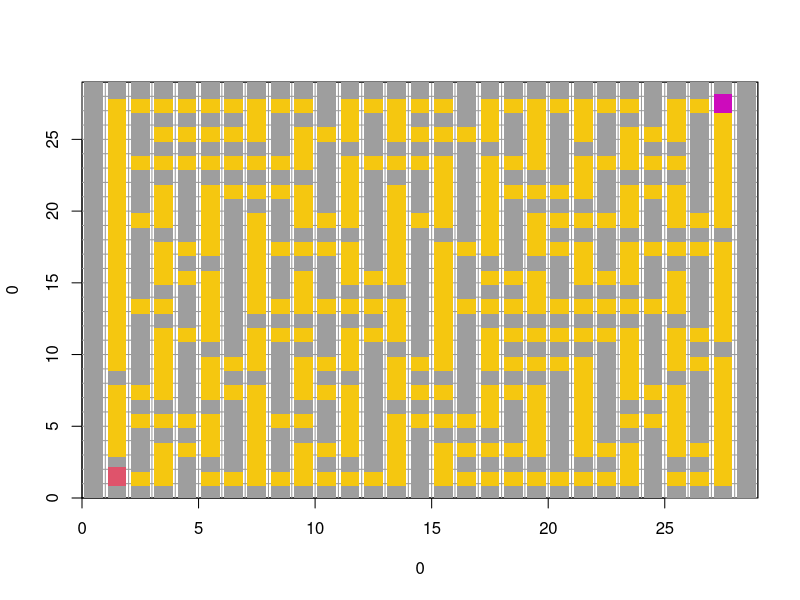

Generate this figure with R:


maze=function(size,cex_set=2.5){
  #initiate
  size2=2*size-3
  block_map=matrix(0,size,size)
  maze_map=matrix(1,size2,size2)
  for(i in 1:(size-2)){
    for(j in 1:(size-2)){
      maze_map[2*i,2*j]=0
    }
  }
  #四面的圍牆
  block_map[1,]=1
  block_map[size,]=1
  block_map[,1]=1
  block_map[,size]=1
  
  #上下左右操作
  move=list(c(-1,0),c(1,0),c(0,-1),c(0,1))
  
  #用於判斷操作是否越界
  in_map=function(x,y){
    return((1<=x)&&(x<=size)&&(1<=y)&&(y<=size))
  }
  
  #connect用於拆牆
  connect=function(x,y,xx,yy){
    maze_map[(x+xx)-2,(y+yy)-2]<<- 0 #原本是<<-
  }
  
  #用於計算該節點周圍有幾面牆
  neighbor_count=function(x,y){
    temp=0
    for(i in 1:4){
      if(in_map(x+move[[i]][1],y+move[[i]][2])){
        if(block_map[x+move[[i]][1],y+move[[i]]][2]==1){
          temp=temp+1
        }
      }
    }
    return(temp)
  }
  
  
  #前準備(?)
  dfs=function(x,y){
    print(c(x,y,neighbor_count(x,y)))
    if(neighbor_count(x,y)==4){return}
    direction=c(FALSE,FALSE,FALSE,FALSE)
    while(neighbor_count(x,y)<4){
      temp=-1
      
      while(temp==-1 || direction[temp]==TRUE){
        temp=sample(1:4,1)
      }
      
      xx=x+move[[temp]][1]
      yy=y+move[[temp]][2]
      
      if(in_map(xx,yy)&&block_map[xx,yy]==0){
        block_map[xx,yy]<<-1
        connect(x,y,xx,yy)
        dfs(xx,yy)
        
        direction[temp]=TRUE
        if(neighbor_count(x,y)==4){
          return
        }
      }
    }
    return
  }
  
  #設起點，並開始生成地圖矩陣
  block_map[2,2]=1
  dfs(2,2)
  
  #生成地圖
  windows()
  plot(0,0,xlim=c(0,size2),ylim=c(0,size2),type="n",xaxs="i",yaxs="i")
  for(i in 1:(size2-1)){
    abline(h=i,col="gray60") #水平線
    abline(v=i,col="gray60")
  }
  abline(h=size2)
  abline(v=size2)
  for(i in 1:size2){
    for(j in 1:size2){
      if(maze_map[i,j]==1){
        points(i-0.5,j-0.5,col=8,pch=15,cex=cex_set)
      }else{
        points(i-0.5,j-0.5,col=7,pch=15,cex=cex_set)
      }
    }
  }
  
  now.x=2
  now.y=2
  dest.x=size2-1
  dest.y=size2-1
  points(now.x-0.5,now.y-0.5,col=2,pch=15,cex=cex_set)
  points(dest.x-0.5,dest.y-0.5,col=6,pch=15,cex=cex_set)
  
  keydown=function(K){
    K=tolower(K)
    points(K)
    
    if(K=="down"){
      if(now.y>2&&maze_map[now.x,now.y-1]==0){
        points(now.x-0.5,now.y-0.5,col=7,pch=15,cex=cex_set)        
        now.y<<-now.y-1
        points(now.x-0.5,now.y-0.5,col=2,pch=15,cex=cex_set)
      }
    }
    
    if(K=="up"){
      if(now.y<size2-1 && maze_map[now.x,now.y+1]==0){
        points(now.x-0.5,now.y-0.5,col=7,pch=15,cex=cex_set)
        now.y<<-now.y+1
        points(now.x-0.5,now.y-0.5,col=2,pch=15,cex=cex_set)
      }
    }
    
    if(K=="left"){
      if(now.x>2&&maze_map[now.x-1,now.y]==0){
        points(now.x-0.5,now.y-0.5,col=7,pch=15,cex=cex_set)
        now.x<<-now.x-1
        points(now.x-0.5,now.y-0.5,col=2,pch=15,cex=cex_set)
      }
    }
    
    if(K=="right"){
      if(now.x<size2-1 && maze_map[now.x+1,now.y]==0){
        points(now.x-0.5,now.y-0.5,col=7,pch=15,cex=cex_set)
        now.x<<-now.x+1
        points(now.x-0.5,now.y-0.5,col=2,pch=15,cex=cex_set)
      }
    }
    
    if(now.x==dest.x && now.y==dest.y){
      text(2,2,label="You Win",cex=3)
      getGraphicsEvent(onKeybd =NULL)
    }
  }
  
  
  getGraphicsEvent(onKeybd = keydown)
  
}

maze(16)


